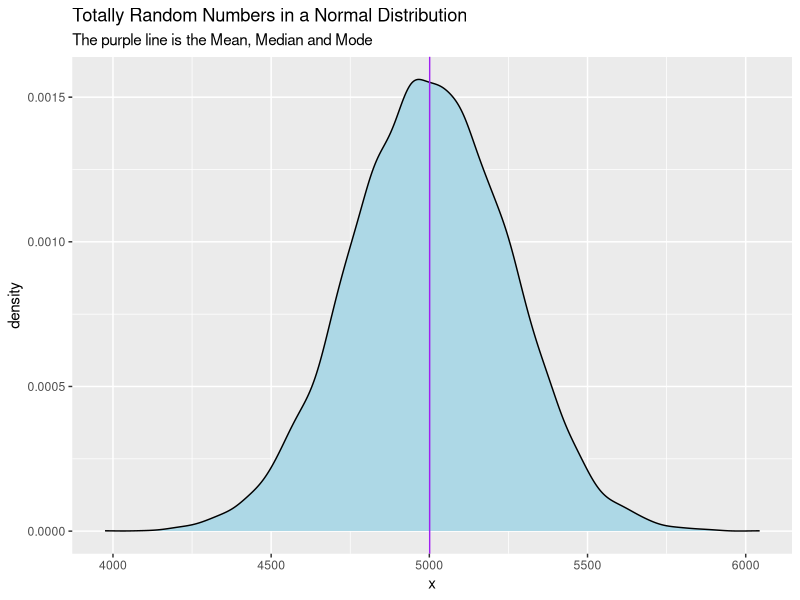

Write R code to recreate this figure.
#random norm
library(tidyverse)

x <- rnorm(10000, mean = 5000, sd = 250)
y <- rnorm(10000, mean = 5000, sd = 250)
df <- as.data.frame(cbind(x, y))

df_plot <- df %>% ggplot(aes(x = x)) +
   geom_density(fill = "light blue") +
   geom_vline(aes(xintercept = mean(x)), col = "purple") +
  labs(title = "Totally Random Numbers in a Normal Distribution",
       subtitle = "The purple line is the Mean, Median and Mode")


